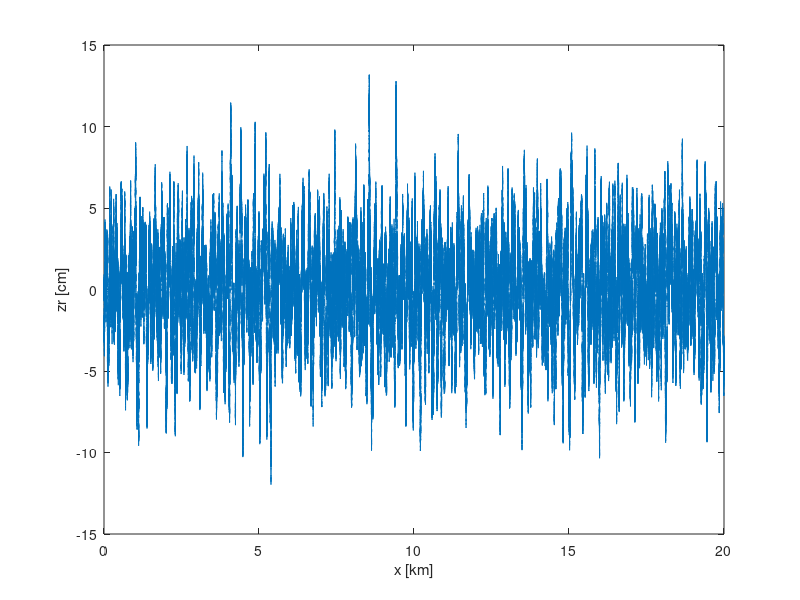

Source code (MATLAB): (Note: this script raises an error after producing the figure.)
clc
clear all
close all

hfig1 = figure;
hfig2 = figure;
hfig3 = figure;

wind  = [];
nover = 100;

%% Generazione profilo stradale v = 50 km/h
v           = 50/3.6;     % [m/s] vehicle speed
l           = 200;        % [m] lunghezza caratteristica
road_omega  = 2*pi*v/l;
road_kr     = 0.0186;

% Road definition
s       = tf('s');
road_G  = road_kr*s/(s^2 + 2*0.7*road_omega*s + road_omega^2);   % Funzione di trasferimento strada

norm_zr = norm(road_G,2);

% Offline road generation
dt      = 0.001;        % [s]
tend    = 20*1000/v;     % [s] lunghezza strada 2km
t       = 0:dt:tend;        % [s] tempo

n  = randn(size(t))/sqrt(dt/pi);     % normalized noise
zr = lsim(road_G, n, t);             % [m]

% Grafico strada
figure(hfig1)
plot(v*t/1000,zr*100); xlabel('x [km]'); ylabel('zr [cm]'); 
hold on

figure(hfig2)
pwelch(zr,wind,nover,[0:0.1:50],1/dt); hold on;

figure(hfig3)
bode(road_G); hold on

rms(zr)

%% Generazione profilo stradale v = 100 km/h
v           = 100/3.6;     % [m/s] vehicle speed
l           = 200;        % [m] lunghezza caratteristica
road_omega  = 2*pi*v/l;

% Road definition
s       = tf('s');
road_G  = s/(s^2 + 2*0.7*road_omega*s + road_omega^2);   % Funzione di trasferimento strada
road_kr = norm_zr/norm(road_G,2);
road_G  = road_kr*s/(s^2 + 2*0.7*road_omega*s + road_omega^2);   % Funzione di trasferimento strada

% Offline road generation
dt      = 0.001;        % [s]
tend    = 20*1000/v;     % [s] lunghezza strada 2km
t       = 0:dt:tend;        % [s] tempo

n  = randn(size(t))/sqrt(dt/pi);     % normalized noise
zr = lsim(road_G, n, t);             % [m]

% Grafico strada
figure(hfig1)
plot(v*t/1000,zr*100); xlabel('x [km]'); ylabel('zr [cm]'); 
hold on

figure(hfig2)
pwelch(zr,wind,nover,[0:0.1:50],1/dt); hold on;

figure(hfig3)
bode(road_G); hold on

rms(zr)

%% Generazione profilo stradale v = 150 km/h
v           = 150/3.6;     % [m/s] vehicle speed
l           = 200;        % [m] lunghezza caratteristica
road_omega  = 2*pi*v/l;

% Road definition
s       = tf('s');
road_G  = s/(s^2 + 2*0.7*road_omega*s + road_omega^2);   % Funzione di trasferimento strada
road_kr = norm_zr/norm(road_G,2);
road_G  = road_kr*s/(s^2 + 2*0.7*road_omega*s + road_omega^2);   % Funzione di trasferimento strada

% Offline road generation
dt      = 0.001;        % [s]
tend    = 20*1000/v;     % [s] lunghezza strada 2km
t       = 0:dt:tend;        % [s] tempo

n  = randn(size(t))/sqrt(dt/pi);     % normalized noise
zr = lsim(road_G, n, t);             % [m]

% Grafico strada
figure(hfig1)
plot(v*t/1000,zr*100); xlabel('x [km]'); ylabel('zr [cm]');  
hold on

figure(hfig2)
pwelch(zr,wind,nover,[0:0.1:50],1/dt); hold on;
xlim([0 40])

figure(hfig3)
bode(road_G); hold on

rms(zr)